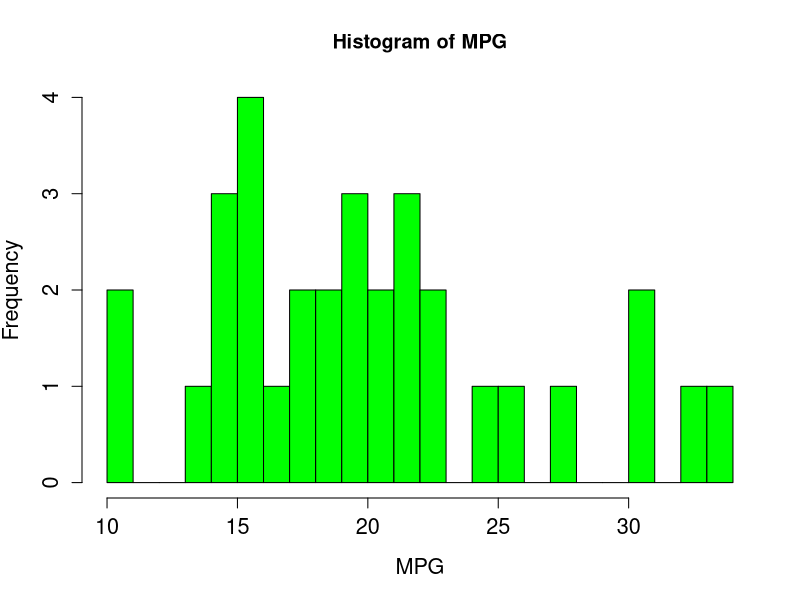
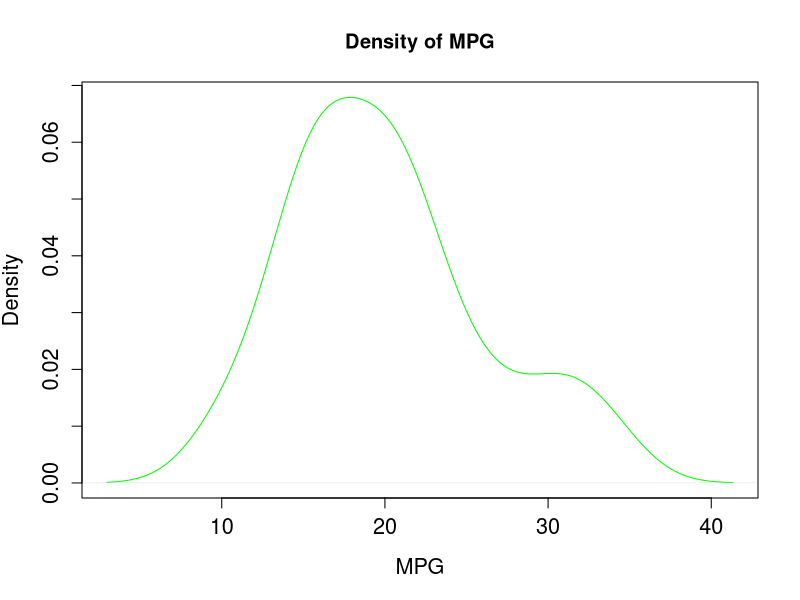
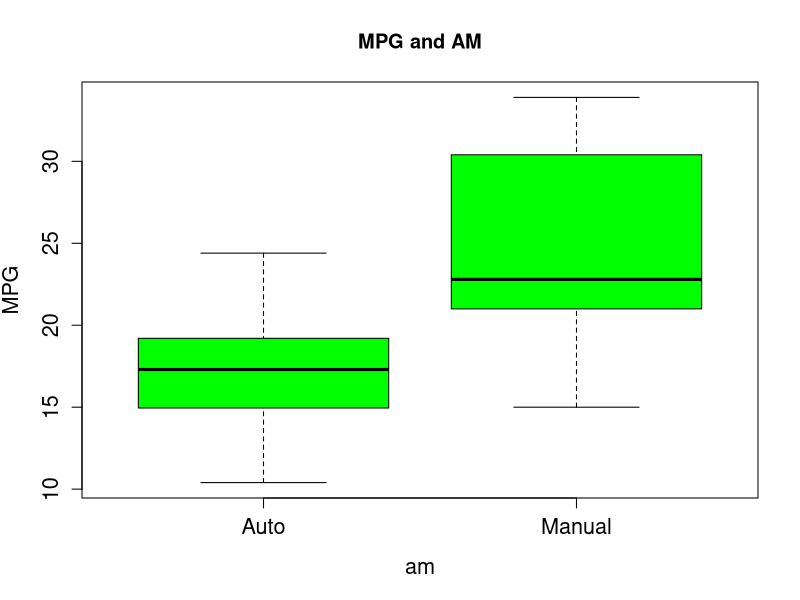
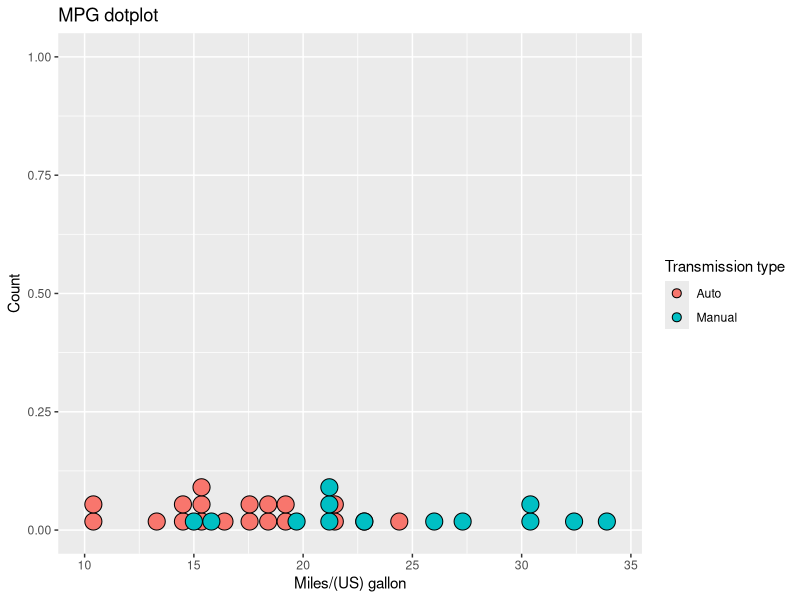
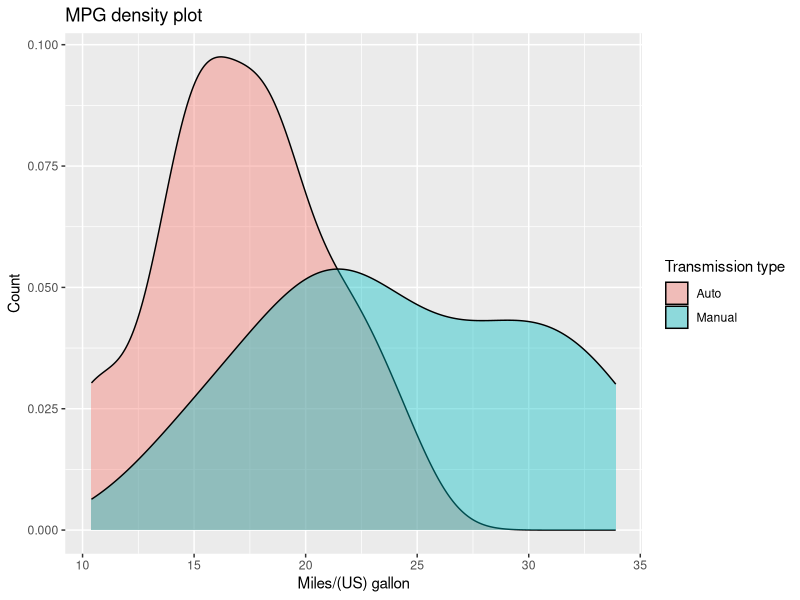
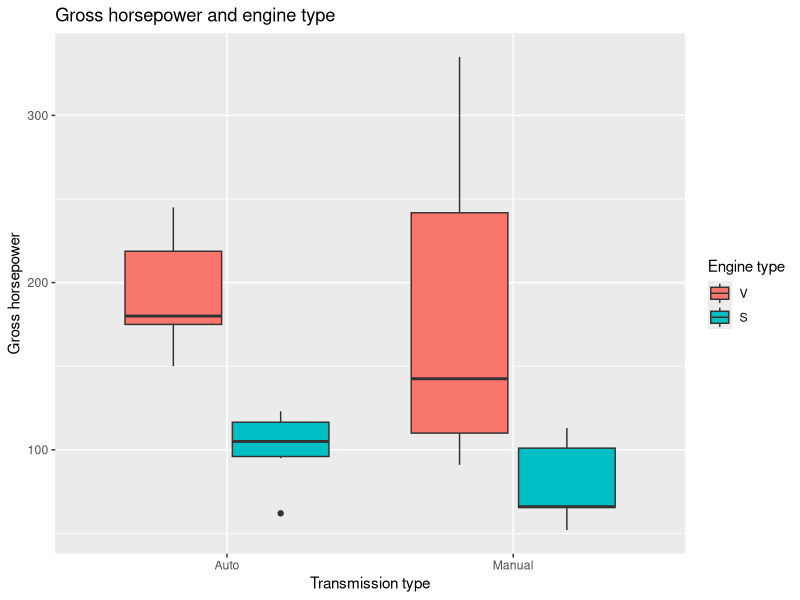

The R source for these figures, in order:
#Step 1: Base graphs
df  <- mtcars
df$vs  <- factor(df$vs  , labels = c("V", "S"))
df$am  <- factor(df$am  , labels = c("Auto", "Manual"))

hist(df$mpg, breaks = 20, xlab = "MPG", main ="Histogram of MPG", 
     col = "green", cex.lab = 1.3, cex.axis = 1.3)

plot(density(df$mpg), xlab = "MPG", main ="Density of MPG", 
     col = "green", cex.lab = 1.3, cex.axis = 1.3)

boxplot(mpg ~ am, df, ylab = "MPG", main ="MPG and AM", 
        col = "green", cex.lab = 1.3, cex.axis = 1.3)


#Step 2: Library ggplot2
library(ggplot2)

ggplot(df, aes(x = mpg, fill = am))+
  geom_dotplot()+
  xlab("Miles/(US) gallon")+
  ylab("Count")+
  scale_fill_discrete(name="Transmission type")+
  ggtitle("MPG dotplot")

ggplot(df, aes(x = mpg, fill = am))+
  geom_density(alpha = 0.4)+
  xlab("Miles/(US) gallon")+
  ylab("Count")+
  scale_fill_discrete(name="Transmission type")+
  ggtitle("MPG density plot")

ggplot(df, aes(x = am, y = hp, fill = vs))+
  geom_boxplot()+
  xlab("Transmission type")+
  ylab("Gross horsepower")+
  scale_fill_discrete(name="Engine type")+
  ggtitle("Gross horsepower and engine type")
